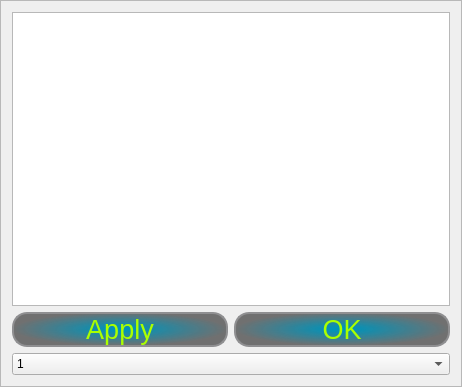
<?xml version="1.0" encoding="UTF-8"?>
<ui version="4.0">
 <class>FrameOptions</class>
 <widget class="QFrame" name="FrameOptions">
  <property name="geometry">
   <rect>
    <x>0</x>
    <y>0</y>
    <width>462</width>
    <height>387</height>
   </rect>
  </property>
  <property name="windowTitle">
   <string>Options</string>
  </property>
  <property name="styleSheet">
   <string notr="true">background-image: url(:/new/prefix1/files/background.png);</string>
  </property>
  <property name="frameShape">
   <enum>QFrame::StyledPanel</enum>
  </property>
  <property name="frameShadow">
   <enum>QFrame::Raised</enum>
  </property>
  <layout class="QGridLayout" name="gridLayout">
   <item row="0" column="0">
    <widget class="QTextEdit" name="textEditCommandList">
     <property name="styleSheet">
      <string notr="true">color: rgb(0, 255, 0);</string>
     </property>
    </widget>
   </item>
   <item row="1" column="0">
    <layout class="QHBoxLayout" name="horizontalLayout">
     <item>
      <widget class="QPushButton" name="applyButton">
       <property name="font">
        <font>
         <pointsize>20</pointsize>
        </font>
       </property>
       <property name="styleSheet">
        <string notr="true">QPushButton {background-color: qradialgradient(spread:pad, cx:0.499807, cy:0.489, radius:0.5, fx:0.499, fy:0.488909, stop:0.0795455 rgba(0, 147, 185, 255), stop:1 rgba(30, 30, 30, 155));
 border: 2px solid #8f8f91;
border-radius: 15px;
	color: rgb(170, 255, 0);
}
QPushButton:pressed {
border:none;
}
   </string>
       </property>
       <property name="text">
        <string>Apply</string>
       </property>
      </widget>
     </item>
     <item>
      <widget class="QPushButton" name="okbutton">
       <property name="font">
        <font>
         <pointsize>20</pointsize>
        </font>
       </property>
       <property name="styleSheet">
        <string notr="true">QPushButton {background-color: qradialgradient(spread:pad, cx:0.499807, cy:0.489, radius:0.5, fx:0.499, fy:0.488909, stop:0.0795455 rgba(0, 147, 185, 255), stop:1 rgba(30, 30, 30, 155));
 border: 2px solid #8f8f91;
border-radius: 15px;
	color: rgb(170, 255, 0);
}
QPushButton:pressed {
border:none;
}
   </string>
       </property>
       <property name="text">
        <string>OK</string>
       </property>
      </widget>
     </item>
    </layout>
   </item>
   <item row="2" column="0">
    <widget class="QComboBox" name="fontSize">
     <item>
      <property name="text">
       <string>1</string>
      </property>
     </item>
     <item>
      <property name="text">
       <string>2</string>
      </property>
     </item>
     <item>
      <property name="text">
       <string>8</string>
      </property>
     </item>
     <item>
      <property name="text">
       <string>12</string>
      </property>
     </item>
     <item>
      <property name="text">
       <string>16</string>
      </property>
     </item>
     <item>
      <property name="text">
       <string>18</string>
      </property>
     </item>
     <item>
      <property name="text">
       <string>20</string>
      </property>
     </item>
    </widget>
   </item>
  </layout>
 </widget>
 <resources/>
 <connections>
  <connection>
   <sender>okbutton</sender>
   <signal>clicked()</signal>
   <receiver>FrameOptions</receiver>
   <slot>close()</slot>
   <hints>
    <hint type="sourcelabel">
     <x>560</x>
     <y>225</y>
    </hint>
    <hint type="destinationlabel">
     <x>626</x>
     <y>169</y>
    </hint>
   </hints>
  </connection>
 </connections>
 <slots>
  <signal>signal1()</signal>
 </slots>
</ui>
